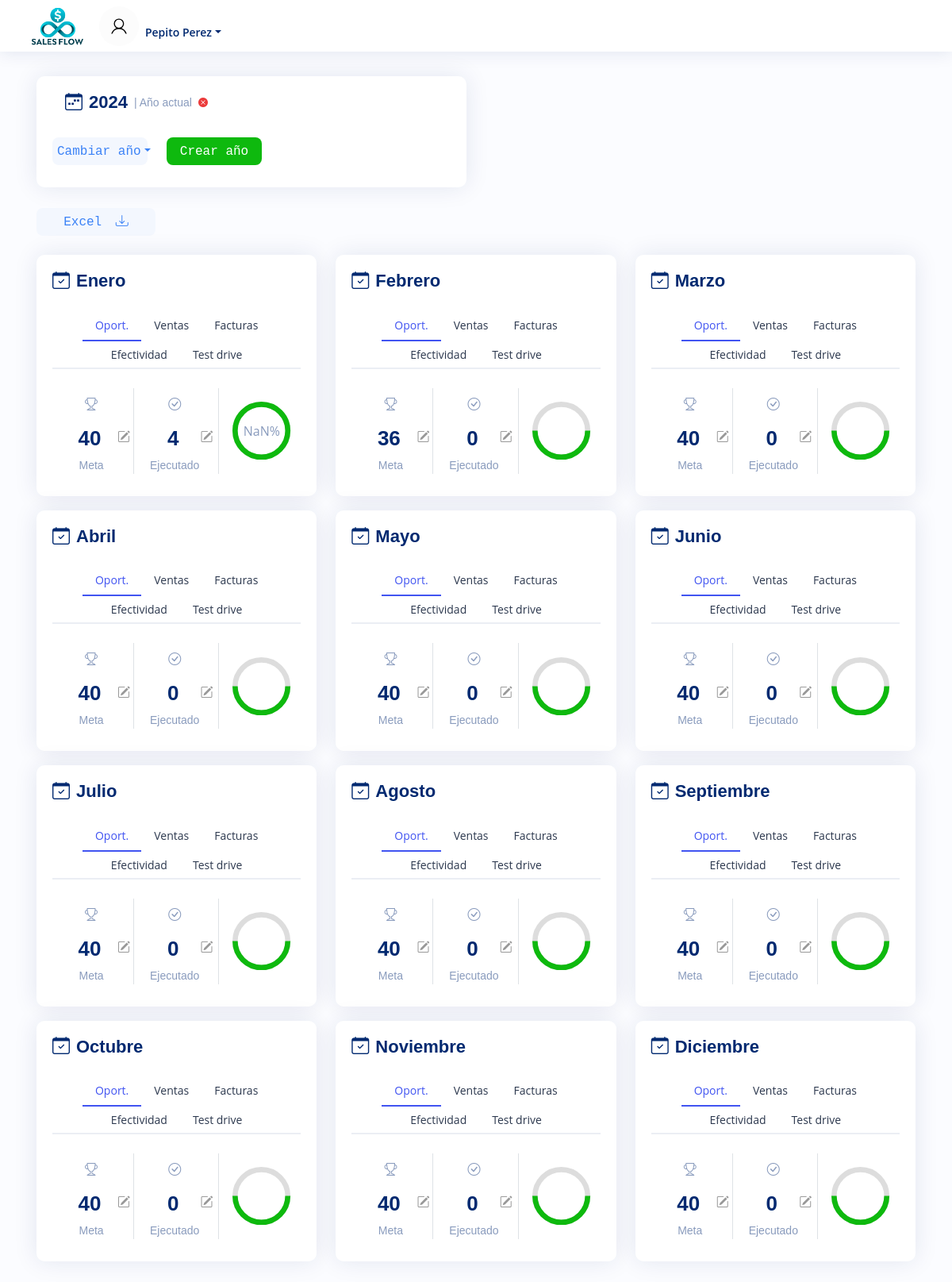
Screenshot of /2024 (signed in) with the database file from the repository.
### SalesFlow/models.py (models this page shows)
class User(AbstractUser):
   pass

class MonthSheet(models.Model):
    year_sheet = models.ForeignKey(YearSheet, on_delete=models.CASCADE, related_name="months")
    month = models.CharField(max_length=15, default=0)
    opt_goal = models.IntegerField(default=0)
    opt_current = models.IntegerField(default=0)
    sales_goal = models.IntegerField(default=0)
    sales_current = models.IntegerField(default=0)
    fact_goal = models.IntegerField(default=0)
    fact_current = models.IntegerField(default=0)
    efect_goal = models.IntegerField(default=0)
    efect_current = models.IntegerField(default=0)
    td_goal = models.IntegerField(default=0)
    td_current = models.IntegerField(default=0)

### SalesFlow/views.py (the view)
# urls.py: path("<int:req_year>", views.index, name="index"),
@login_required(login_url="login")
def index(request, req_year):
    user_object = User.objects.get(username=request.user)
    years = user_object.user_yearsheets.all()
    year_list = []
    for year in years:
        year_list.append(year.year)
    today = datetime.datetime.now()
    current_year = today.year
    existing_years = True
    if req_year in year_list:
        display_year = req_year
        current_yearsheet = user_object.user_yearsheets.get(year=int(req_year))
        months = current_yearsheet.months.all()
    elif current_year in year_list:
        display_year = current_year
        current_yearsheet = user_object.user_yearsheets.get(year=int(current_year))
        months = current_yearsheet.months.all()
    else:
        display_year = current_year
        months = ""
        existing_years = False
    return render(request,"SalesFlow/index.html", {
        "username": request.user,
        "year_list": year_list,
        "current_year": display_year,
        "months":months,
        "existing_years": existing_years
    })

### SalesFlow/templates/SalesFlow/index.html (shortened to what this page needs)
{% extends "SalesFlow/layout.html" %}
{% load static %}
{% block body %}
{% if existing_years %}
<div class="container p-3" style="margin-top:80px;">
  <div class="row year-row" id="year-row">
    <div class="col-12 col-md-6">
      <div class="card year info-card customers-card" id="year-card">
        <div class="card-body">
          <h5 class="col-9 card-title ps-3 d-flex align-items-center">
            <i class="bi-calendar-week pe-2"></i>{{current_year}} <span class="ps-2"> | Año actual</span><a
              data-bs-toggle='modal' data-bs-target="#delete-year-modal" class="d-flex px-2"><i class="bi-x-circle-fill"
                style="color:#e71414d6; font-size:12px;"></i></a>
          </h5>
          <div class="d-flex align-items-center">
            <div class="row">
              <div class="dropdown col py-2">
                <button type="button" class="dropdown-toggle" data-bs-toggle="dropdown">Cambiar año</button>
              </div>
              <div class="col py-2">
                <a href="{% url 'new_year' %}">
                  <button type="button" style="background-color: #0eb90e; color:white;">Crear año</button>
                </a>
              </div>
            </div>
          </div>
        </div>
      </div>
    </div>
  </div>
  <div class="row py-3">
    <form class="col-2" action="{% url 'excel' %}" id='excel-form' method="post">
      <button type="submit" class="btn download-btn" style="width:150px;">
        Excel
        <i class="bi-download ps-2"></i>
      </button>
    </form>
  </div>
  <div class="row appear" id="months-row" style="opacity:0;">
    {% for month in months %}
    <div id="{{month.month}}-card" class="col-12 col-lg-4 col-md-6 pt-2 month-div" data-month-name="{{month.month}}" data-month_id="{{month.id}}"
      data-factcurrent="{{month.fact_current}}" data-optcurrent="{{month.opt_current}}"
      data-monthname="{{month.month}}">
      <div class="card">
        <div class="card-body">
          <h5 class="card-title text-start"> <i class="bi-calendar-check pe-2"></i>{{month.month}}</h5>
          <ul class="nav nav-tabs nav-tabs-bordered justify-content-center" id="borderedTab" role="tablist">
            <li class="nav-item" role="presentation">
              <button class="nav-link active" id="{{month.month}}-oport-tab" data-bs-toggle="tab"
                data-bs-target="#{{month.month}}-oport" type="button" role="tab" aria-controls="home"
                aria-selected="true">Oport.</button>
            </li>
            <li class="nav-item" role="presentation">
              <button class="nav-link" id="{{month.month}}-ventas-tab" data-bs-toggle="tab"
                data-bs-target="#{{month.month}}-ventas" type="button" role="tab" aria-controls="profile"
                aria-selected="false" tabindex="-1">Ventas</button>
            </li>
            <li class="nav-item" role="presentation">
              <button class="nav-link" id="{{month.month}}-fact-tab" data-bs-toggle="tab"
                data-bs-target="#{{month.month}}-fact" type="button" role="tab" aria-controls="contact"
                aria-selected="false" tabindex="-1">Facturas</button>
            </li>
            <li class="nav-item" role="presentation">
              <button class="nav-link" id="{{month.month}}-efect-tab" data-bs-toggle="tab"
                data-bs-target="#{{month.month}}-efect" type="button" role="tab" aria-controls="td"
                aria-selected="false" tabindex="-1">Efectividad</button>
            </li>
            <li class="nav-item" role="presentation">
              <button class="nav-link" id="{{month.month}}-td-tab" data-bs-toggle="tab"
                data-bs-target="#{{month.month}}-td" type="button" role="tab" aria-controls="efect"
                aria-selected="false" tabindex="-1">Test drive</button>
            </li>
          </ul>
          <div class="tab-content pt-2" id="borderedTabContent">
            <div class="tab-pane fade active show" id="{{month.month}}-oport" role="tabpanel"
              aria-labelledby="{{month.month}}-oport-tab">
              <div class="container p-2">
                <div class="row pt-2 align-items-center">
                  <div id="goal-col" class="col-4 border-end">
                    <div class="goal-logo p-2 text-center">
                      <i class="bi-trophy"></i>
                    </div>
                    <div id="goal-div" class="row align-items-center pb-1 pe-1" style="display:flex">
                      <div id="goal-number" class="col-4 goal-number pt-1 text-center">
                        <span id="num-span">{{month.opt_goal}}</span>
                      </div>
                      <div class="col-4 text-start">
                        <button id="edit-goal-btn" type="button" class="icon-button" data-month="{{month.id}}"
                          data-field="opt_goal"><i class="bi-pencil-square"></i></button>
                      </div>
                    </div>
                    <div class="goal-label text-center">
                      Meta
                    </div>
                  </div>
                  <div id="exec-col" class="col-4 border-end pe-3">
                    <div class="goal-logo p-2 text-center">
                      <i class="bi-check-circle"></i>
                    </div>
                    <div id="exec-div" class="row align-items-center pb-1 pe-1" style="display:flex">
                      <div id="exec-number" class="col-4 goal-number pt-1 text-center">
                        <span id="num-span">{{month.opt_current}}</span>
                      </div>
                      <div class="col-4 text-start">
                        <button id="edit-exec-btn" type="button" class="icon-button" data-month="{{month.id}}"
                          data-field="opt_current"><i class="bi-pencil-square"></i></button>
                      </div>
                    </div>
                    <div class="goal-label text-center">
                      Ejecutado
                    </div>
                  </div>
                  <div class="col-4">
                    <div class="progress-circle" id="progress-circle">
                      <span class="percentage-text"></span>
                    </div>
                  </div>
                </div>
              </div>
            </div>
          </div>
        </div>
      </div>
    </div>
    {% endfor %}
  </div>
</div>
{% endif %}
{% endblock %}

### SalesFlow/templates/SalesFlow/layout.html (shortened to what this page needs)
{% load static %}
<!DOCTYPE html>
<html lang="en">
<head>
    <link rel="stylesheet"
        href="https://cdnjs.cloudflare.com/ajax/libs/bootstrap-icons/1.10.3/font/bootstrap-icons.min.css">
    <link href="https://cdn.jsdelivr.net/npm/bootstrap@5.3.3/dist/css/bootstrap.min.css" rel="stylesheet"
>
    <link href="{% static 'SalesFlow/styles.css' %}" rel="stylesheet">
</head>
<body>
    <header id="header" class="header fixed-top d-flex align-items-center">
        <div class="container-flex">
            <div class="row">
                <div class="col-4 mt-2">
                    <a href="{% url 'start' %}" class="logo align-items-center">
                        <img src="{% static 'SalesFlow/images/logo.png' %}" alt="">
                    </a>
                </div>
                <div class="col-8 d-flex justify-content-center align-items-center">
                    <nav class="header-nav d-flex">
                        <ul class="d-flex align-items-center">
                            <a href="#" class="tab">
                            </a>
                            <li class="nav-item dropdown pe-3 pt-3">
                                <a class="nav-link nav-profile d-flex align-items-center pe-0" href="#"
                                    data-bs-toggle="dropdown">
                                    <span class="d-block dropdown-toggle ps-2">{{ username }}</span>
                                </a>
                            </li>
                        </ul>
                    </nav>
                </div>
            </div>
        </div>
    </header>
    {% block body %}
    {% endblock %}
</body>
</html>

### SalesFlow/static/SalesFlow/styles.css (style rules this page uses)
:root { --background-color: #ffffff; --text-color: #000000; }
body { background-color: var(--background-color); color: var(--text-color); }
body { font-family: "Open Sans", sans-serif; background: #fbfcff; color: #444444; }
.logo { line-height: 1; }
@media (min-width: 1200px) { .logo { width: 280px; } }
.logo img { max-height: 65px; margin-left: 20px; }
.header { transition: all 0.5s; z-index: 997; height: 65px; box-shadow: 0px 2px 20px rgba(1, 41, 112, 0.1); background-color: #fff; padding-left: 20px; }
.header-nav ul { list-style: none; }
.header-nav>ul { margin: 0; padding: 0; }
.header-nav .nav-profile { color: #012970; }
.header-nav .nav-profile span { font-size: 14px; font-weight: 600; }
.card { margin-bottom: 10px; min-width: 200px; border: none; border-radius: 10px; box-shadow: 0px 0 30px rgba(1, 41, 112, 0.1); background: #FFFFFF; }
.card-title { padding: 20px 0 15px 0; font-size: 22px; font-weight: 600; color: #012970; font-family: "Poppins", sans-serif; }
.card-title span { color: #899bbd; font-size: 14px; font-weight: 400; }
.card-body { padding: 0 20px 20px 20px; }
@media (min-width: 320px) { .year-row { align-items: center; justify-content: center; text-align: center; } }
@media (min-width: 992px) { .year-row { align-items: start; justify-content: start; text-align: start; } }
.goal-number { font-size: 26px; color: #012970; font-weight: 700; margin: 0; padding: 0; font-family: "Nunito", sans-serif; white-space: nowrap; }
.goal-label { color: #899bbd; font-size: 14px; font-weight: 400; font-family: "Poppins", sans-serif; }
.goal-logo { color: #899bbd; font-style: normal; }
.icon-button { background-color: transparent; border: none; cursor: pointer; }
.icon-button i { font-size: 1em; color: #333; opacity: 0.5; }
.appear { animation-name: show; animation-duration: 2s; animation-fill-mode: forwards; animation-play-state: paused; }
.percentage-text { position: absolute; top: 50%; left: 50%; transform: translate(-50%, -50%); text-align: center; color:#899bbd; }
.progress-circle { position: relative; }
.year button { font-family: monospace; background-color: #f3f7fe; color: #3b82f6; border: none; border-radius: 8px; width: 120px; height: 35px; transition: .3s; }
.nav-tabs-bordered { border-bottom: 2px solid #ebeef4; }
.nav-tabs-bordered .nav-link { margin-bottom: -2px; border: none; color: #2c384e; font-size: 14px; }
.nav-tabs-bordered .nav-link.active { background-color: #fff; color: #4154f1; border-bottom: 2px solid #4154f1; }
.tab { display: flex; align-items: center; justify-content: center; width: 50px; height: 50px; overflow: hidden; background-color: rgb(252, 252, 252); padding: 15px; border-radius: 50%; cursor: pointer; text-decoration: none; transition: all 0.3s; }
.download-btn { font-family: monospace; background-color: #f3f7fe; color: #3b82f6; border: none; border-radius: 8px; width: 120px; height: 35px; transition: .3s; }

### rows the page displays
User: username "Pepito Perez"
MonthSheet: month "Enero", opt_goal "40", opt_current "4"
MonthSheet: month "Febrero", opt_goal "36", opt_current "0"
MonthSheet: month "Marzo", opt_goal "40", opt_current "0"
MonthSheet: month "Abril", opt_goal "40", opt_current "0"
MonthSheet: month "Mayo", opt_goal "40", opt_current "0"
MonthSheet: month "Junio", opt_goal "40", opt_current "0"
MonthSheet: month "Julio", opt_goal "40", opt_current "0"
MonthSheet: month "Agosto", opt_goal "40", opt_current "0"
MonthSheet: month "Septiembre", opt_goal "40", opt_current "0"
MonthSheet: month "Octubre", opt_goal "40", opt_current "0"
MonthSheet: month "Noviembre", opt_goal "40", opt_current "0"
MonthSheet: month "Diciembre", opt_goal "40", opt_current "0"

### other values shown
{{ current_year }} "2024"
